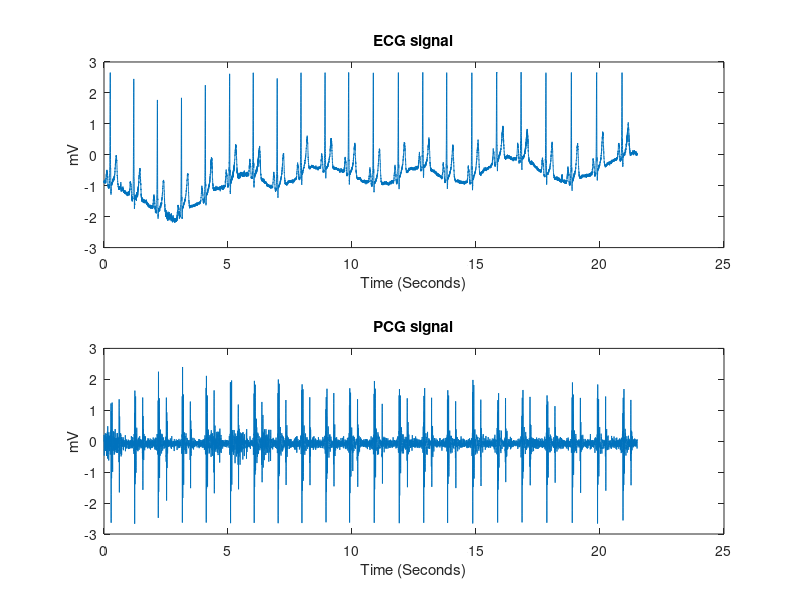
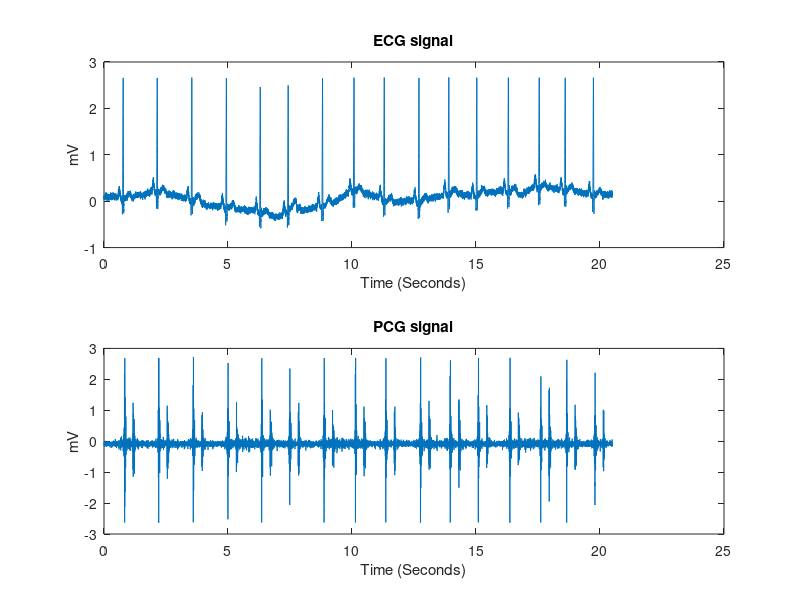
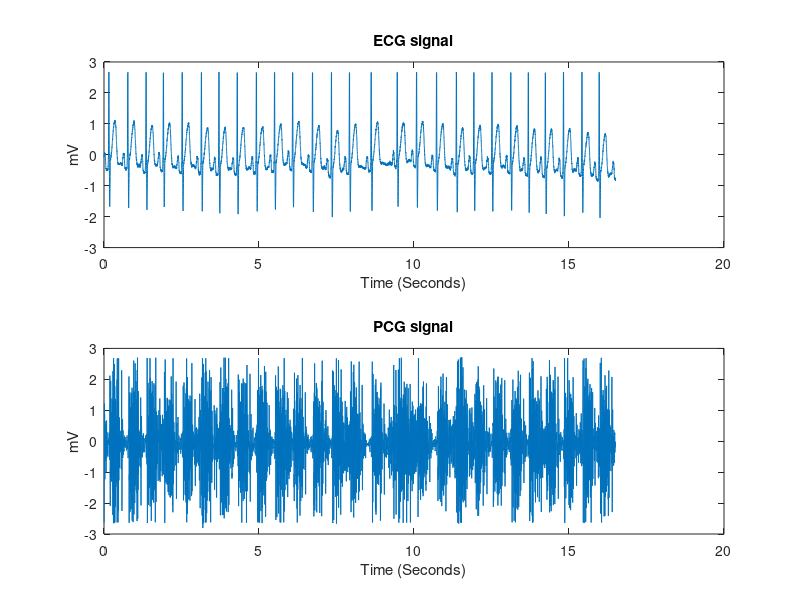
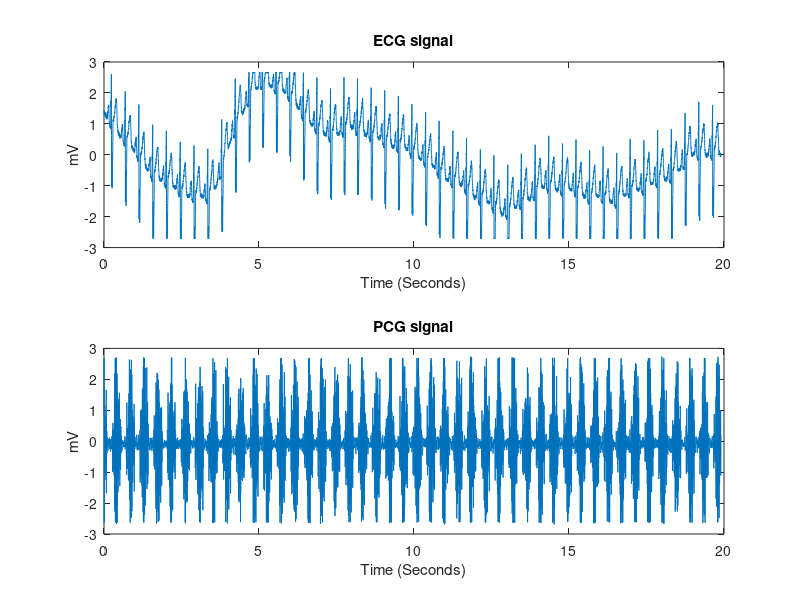

Here is the MATLAB script that generated these plots, in order: (Note: this script raises an error after producing the figures.)
data6 = load('data6.mat');
data = data6.data;
cycles = data6.cycles;
% ==== Plotting the ECG and PCG ==== %

for i = 1:5
    figure(i);
    subplot(2,1,1);
    plot(data(i).t,data(i).ECG)
    xlabel('Time (Seconds)');
    ylabel('mV');
    title('ECG signal')
    subplot(2,1,2);
    plot(data(i).t,data(i).PCG)
    xlabel('Time (Seconds)');
    ylabel('mV');
    title('PCG signal')
end
hold on


for i = 6:10
    figure(i);
    subplot(3,1,1);
    plot(cycles(i-5).t,cycles(i-5).ECG)
    xlabel('Time (Seconds)');
    ylabel('mV');
    title('ECG signal for 2 cycles')
    subplot(3,1,2);
    plot(cycles(i-5).t,cycles(i-5).PCG)
    xlabel('Time (Seconds)');
    ylabel('mV');
    title('PCG signal for 2 cycles')
    subplot(3,1,3);
    spectrogram(cycles(i-5).PCG,50,45,[],'MinThreshold',-30,'yaxis')
end

% ==== resample ==== %
for i = 1:5
    R_data(i).ECG = resample(data(i).ECG,1,5);
    R_data(i).ECG = R_data(i).ECG-R_data(i).ECG(1,1);
end
% ==== Low Pass Filter  H(z) = 1/32*((1 - z^(-6))^2)/(1 - z^(-1))^2 ==== %
b = [1 0 0 0 0 0 -2 0 0 0 0 0 1];
a = [1 -2 1]*32;
for i = 1:5
    R_data(i).ECG = filter(b,a,R_data(i).ECG);
end
% ==== High Pass filter (All pass filter - Low pass filter) H(z) = (-1+32z^(-16)+z^(-32))/(1+z^(-1)) ==== %
b_h = [-1 0 0 0 0 0 0 0 0 0 0 0 0 0 0 0 32 -32 0 0 0 0 0 0 0 0 0 0 0 0 0 0 1];
a_h = [1 -1]*32;
for i = 1:5
    R_data(i).ECG = filter(b_h,a_h,R_data(i).ECG);
end
% ==== Derivative operator H(z) = (1/8)(-z^(-2) - 2z^(-1) + 2z + z^(2))==== %
b_der = [1 2 0 -2 -1].*(1/8);
a_der = 1;
for i = 1:5
    R_data(i).ECG = filter(b_der,a_der,R_data(i).ECG);
end
% ==== Squaring operation ==== %
for i = 1:5
    R_data(i).ECG = (R_data(i).ECG).^2;
end
% ==== Moving Window Integration ==== %
b_int = ones(1,30);
a_int = 30;
for i = 1:5
    R_data(i).ECG = filter(b_int,a_int,R_data(i).ECG);
end
% ==== Peak detection ==== %
for i = 1:5
    [peakOnsets,peakOffsets]=detectPeaks(R_data(i).ECG);
    peakOnset(i).start = peakOnsets*5;
    peakOffset(i).end = peakOnsets*5+330;
    figure(i)
    subplot(2,1,2)
    hold on
    %plot(data(i).t(peakOnsets*5),data(i).PCG(peakOnsets*5),'r*');
    plot(data(i).t(peakOnsets*5),0,'r*');
    hold on
    plot(data(i).t((peakOnsets*5)+330),0,'ro');
   
end
% ==== Segment the systolic parts of the PCG signals ==== %

figure
for i = 1:5
    subplot(5,3,1+3*(i-1));
    plot(data(i).t(1,peakOnset(i).start(1):peakOffset(i).end(1)),data(i).PCG(peakOnset(i).start(1):peakOffset(i).end(1)));
    subplot(5,3,2+3*(i-1));
    [PSD,f] = pwelch(data(i).PCG(peakOnset(i).start(1):peakOffset(i).end(1)),[],[],[],1000);
    PSDD(i).p = PSD;
    fF(i).f = f;
    plot(fF(i).f,(PSDD(i).p))
    xlabel('Frequency (Hz)')
    ylabel('PSD (dB/Hz)')
    MeanF(i) = meanfreq(PSDD(i).p,fF(i).f);
end 
subplot(5,3,3);
for aa = 1:length(peakOnset(1).start)
    [PSDa,fa] = pwelch(data(1).PCG(peakOnset(1).start(aa):peakOffset(1).end(aa)),[],[],[],1000);
    PSDDa(:,aa) = PSDa;
    Average_PSD1 = mean(PSDDa,2);
end
plot(fF(1).f,Average_PSD1);
subplot(5,3,6);
for aa = 1:length(peakOnset(2).start)
    [PSDb,fb] = pwelch(data(2).PCG(peakOnset(2).start(aa):peakOffset(2).end(aa)),[],[],[],1000);
    PSDDb(:,aa) = PSDb;
    Average_PSD2 = mean(PSDDb,2);
end
plot(fF(2).f,Average_PSD2);
subplot(5,3,9);
for aa = 1:length(peakOnset(3).start)
    [PSDc,fc] = pwelch(data(3).PCG(peakOnset(3).start(aa):peakOffset(3).end(aa)),[],[],[],1000);
    PSDDc(:,aa) = PSDc;
    Average_PSD3 = mean(PSDDc,2);
end
plot(fF(3).f,Average_PSD3);
subplot(5,3,12);
for aa = 1:length(peakOnset(4).start)
    [PSDd,fd] = pwelch(data(4).PCG(peakOnset(4).start(aa):peakOffset(4).end(aa)),[],[],[],1000);
    PSDDd(:,aa) = PSDd;
    Average_PSD4 = mean(PSDDd,2);
end
plot(fF(4).f,Average_PSD4);
subplot(5,3,15);
for aa = 1:length(peakOnset(5).start)
    [PSDe,fe] = pwelch(data(5).PCG(peakOnset(5).start(aa):peakOffset(5).end(aa)),[],[],[],1000);
    PSDDe(:,aa) = PSDe;
    Average_PSD5 = mean(PSDDe,2);
end
plot(fF(5).f,Average_PSD5);


    
    